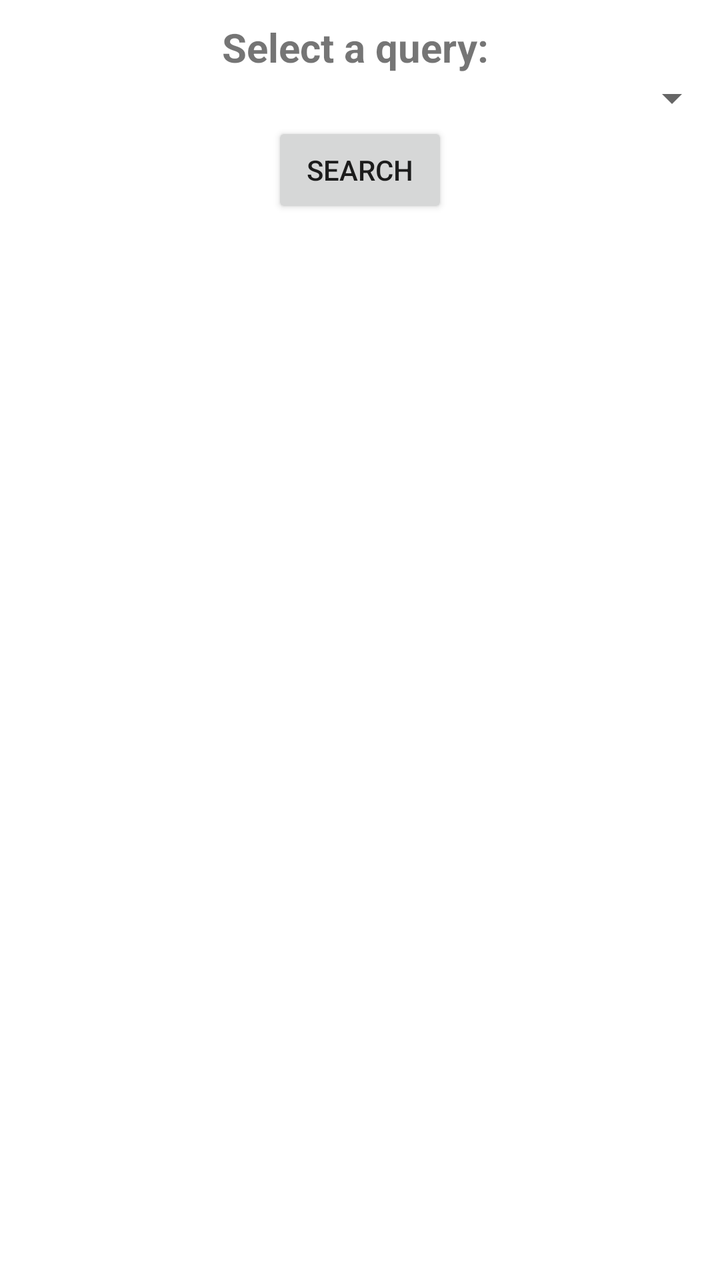
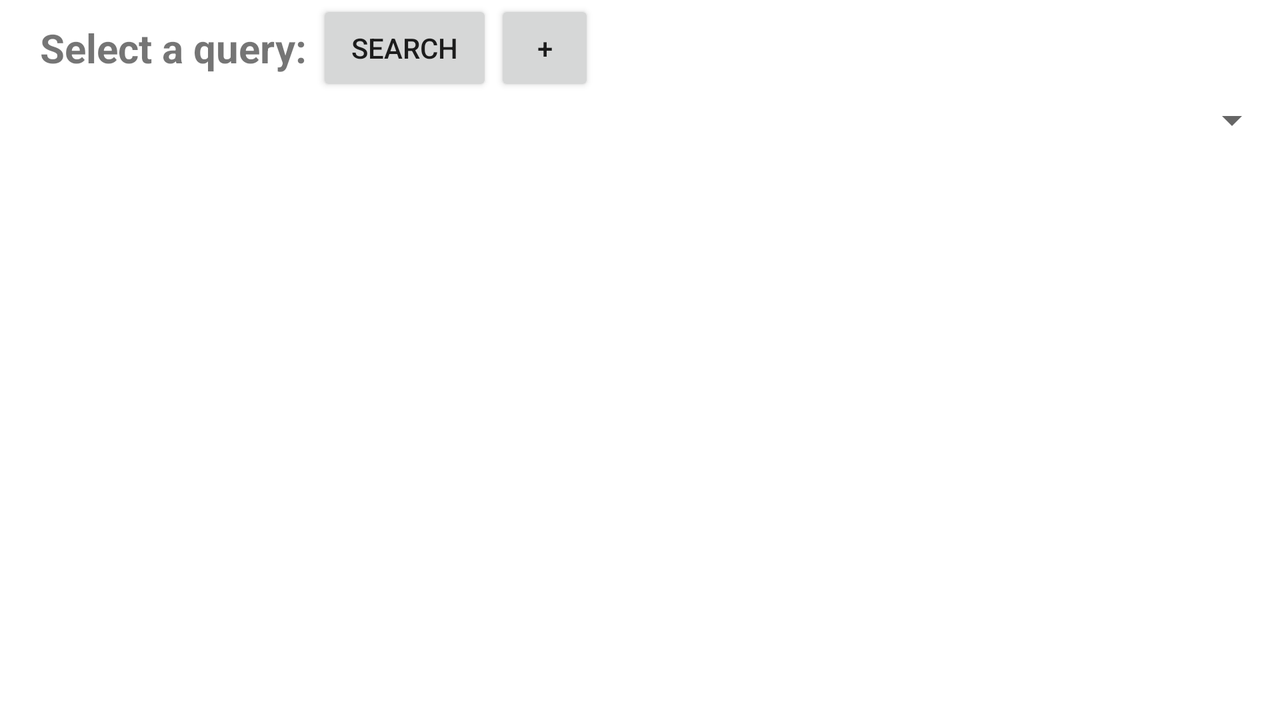

Compare how this app lays out the same screen by default and in its alternative resource folder. The renders come first, then the two layout files and the values they reference.
<!-- AndroidManifest.xml: application theme Theme.SemesterProject -->
<!-- res/layout/fragment_queries.xml -->
<?xml version="1.0" encoding="utf-8"?>
<LinearLayout xmlns:android="http://schemas.android.com/apk/res/android"
    xmlns:app="http://schemas.android.com/apk/res-auto"
    xmlns:tools="http://schemas.android.com/tools"
    android:layout_width="match_parent"
    android:layout_height="match_parent"
    android:orientation="vertical"
    tools:context=".queries"
    android:scrollbars="vertical">

    <TextView
        android:id="@+id/textViewQuery"
        android:layout_width="match_parent"
        android:layout_height="wrap_content"
        android:paddingTop="10dp"
        android:text="Select a query: "
        android:textSize="20dp"
        android:layout_gravity="center"
        android:textAlignment="center"
        android:textStyle="bold"/>

    <Spinner
        android:id="@+id/spinner"
        android:layout_width="match_parent"
        android:layout_height="wrap_content"
        android:layout_gravity="center_horizontal"
        />

    <Button
        android:id="@+id/buttonSearch"
        android:layout_width="wrap_content"
        android:layout_height="wrap_content"
        android:layout_gravity="center"
        android:text="Search" />


    <ScrollView
    android:layout_width="match_parent"
    android:layout_height="wrap_content">
    <TextView
        android:id="@+id/textViewQueryResult"
        android:layout_width="match_parent"
        android:layout_height="wrap_content"
        android:layout_margin="24dp"
        android:textStyle="bold"
        android:textSize="18dp"/>

</ScrollView>

</LinearLayout>
<!-- resources referenced by this layout -->
<resources>
  <style name="Theme.SemesterProject" parent="Theme.MaterialComponents.DayNight.NoActionBar">
          
          <item name="android:windowTranslucentStatus">true</item>
          <item name="colorPrimary">@color/purple_500</item>
          <item name="colorPrimaryVariant">@color/purple_700</item>
          <item name="colorOnPrimary">@color/white</item>
          
          <item name="colorSecondary">@color/teal_200</item>
          <item name="colorSecondaryVariant">@color/teal_700</item>
          <item name="colorOnSecondary">@color/black</item>
          
          <item name="android:statusBarColor" tools:targetApi="l">?attr/colorPrimaryVariant</item>
          
      </style>
  <color name="purple_500">#FF6200EE</color>
  <color name="purple_700">#FF3700B3</color>
  <color name="white">#FFFFFFFF</color>
  <color name="teal_200">#FF03DAC5</color>
  <color name="teal_700">#FF018786</color>
  <color name="black">#FF000000</color>
</resources>
<!-- res/layout-land/fragment_queries.xml (the author's variant of the layout above) -->
<!-- drawn on the phone turned sideways -->
<?xml version="1.0" encoding="utf-8"?>
<LinearLayout xmlns:android="http://schemas.android.com/apk/res/android"
    xmlns:app="http://schemas.android.com/apk/res-auto"
    xmlns:tools="http://schemas.android.com/tools"
    android:layout_width="match_parent"
    android:layout_height="match_parent"
    android:orientation="vertical"
    tools:context=".queries"
    android:scrollbars="vertical">

    <LinearLayout
        android:layout_width="wrap_content"
        android:layout_height="wrap_content"
        android:orientation="horizontal">
    <TextView
        android:id="@+id/textViewQuery"
        android:layout_width="match_parent"
        android:layout_height="wrap_content"
        android:paddingTop="0dp"
        android:layout_marginLeft="20dp"
        android:text="Select a query: "
        android:textSize="20dp"
        android:layout_gravity="center"
        android:textAlignment="center"
        android:textStyle="bold"/>

    <Button
        android:id="@+id/buttonSearch"
        android:layout_width="wrap_content"
        android:layout_height="wrap_content"
        android:layout_gravity="center"
        android:text="Search" />

        <Button
            android:id="@+id/showallsports"
            android:layout_width="50dp"
            android:layout_marginLeft="1dp"
            android:layout_height="wrap_content"
            android:text="+"/>
    </LinearLayout>
    <Spinner
        android:id="@+id/Queryspinner"
        android:layout_width="match_parent"
        android:layout_height="wrap_content"
        android:layout_gravity="center_horizontal" />



    <Spinner
        android:id="@+id/Queryspinner2"
        android:layout_width="200dp"
        android:layout_height="wrap_content"
        android:visibility="invisible" />
    <TextView
        android:id="@+id/sporttitle"
        android:layout_width="match_parent"
        android:layout_height="wrap_content"
        android:textAlignment="center"
        android:textStyle="bold"/>
    <ScrollView
    android:layout_width="match_parent"
    android:layout_height="wrap_content">

    <TextView
        android:id="@+id/textViewQueryResult"
        android:layout_width="match_parent"
        android:layout_height="wrap_content"
        android:layout_margin="24dp"
        android:textStyle="bold"
        android:textSize="18dp"/>

</ScrollView>

</LinearLayout>
